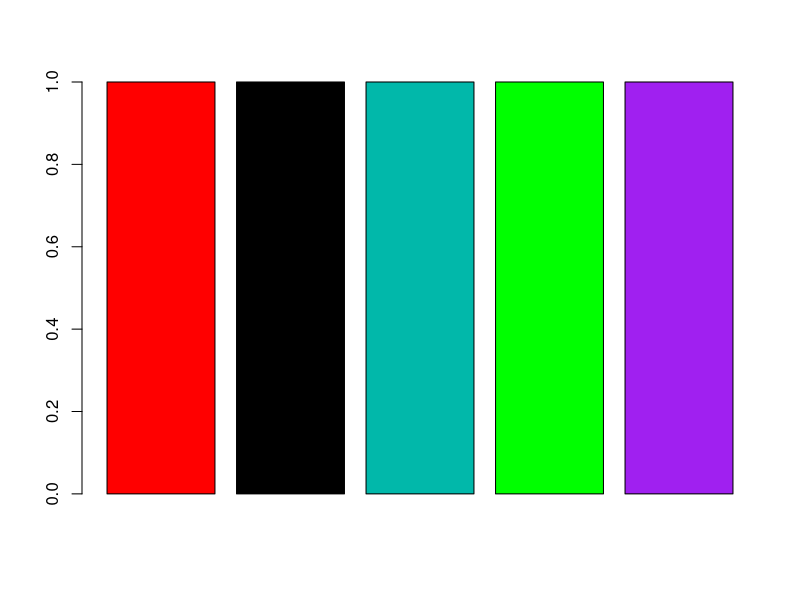

This figure's R source:
## ---- chunk 1
a <- c(1,2,3,4)
str(a)
## ---- chunk 2
b <- c("red","green","blue")
str(b)
## ---- chunk 3
d <- c(1,2,"green")
str(d)
## ---- chunk 4
1:4
4:1
seq(1,4,by=.5)
rep(1,5)
## ---- chunk 5
barplot(rep(1,5),
        col=c("red",1,"#01B8AA",
              rgb(0,1,0),"purple"))
## ---- chunk 6
vector1 <- 1:10
vector1==5
## ---- chunk 7
vector1>5
vector1<5
## ---- chunk 8
A <- 1:6
B <- rep(1:2,3)
C <- runif(6)
## ---- chunk 9
ABC <- data.frame(A,B,C)
ABC
## ---- chunk 10
ABC[1,]
## ---- chunk 11
ABC[,1]
## ---- chunk 12
ABC$A
## ---- chunk 13
ABC[ABC$B==2,]
